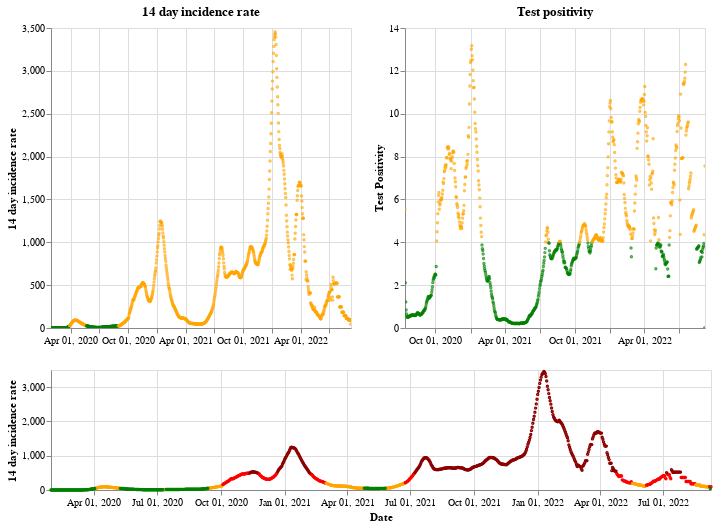

Notebook cell for this chart:
### Markdown cell above
## England

### Code cell
plot_traffic_light('England')

### Figure 1 — Vega-Lite specification as saved in the notebook (floating-point values rounded to 4 significant figures; data arrays with more than 128 entries replaced by an {"elided": "..."} marker saying what was removed)
{"config": {"view": {"continuousWidth": 400, "continuousHeight": 300}}, "vconcat": [{"hconcat": [{"mark": {"type": "point", "size": 2}, "encoding": {"color": {"condition": {"value": "green", "test": "(datum.twoWeeklyCasesRate <= 25)"}, "value": "orange"}, "tooltip": [{"type": "nominal", "field": "areaName"}, {"type": "temporal", "field": "date"}, {"type": "quantitative", "field": "twoWeeklyCasesRate"}, {"type": "quantitative", "field": "testPositivity"}], "x": {"type": "temporal", "axis": {"title": ""}, "field": "date", "scale": {"domain": {"selection": "DateBrush"}}, "timeUnit": "yearmonthdate"}, "y": {"type": "quantitative", "axis": {"title": "14 day incidence rate"}, "field": "twoWeeklyCasesRate"}}, "title": "14 day incidence rate", "width": 300}, {"mark": {"type": "point", "size": 2}, "encoding": {"color": {"condition": {"value": "green", "test": "(datum.testPositivity <= 4)"}, "value": "orange"}, "tooltip": [{"type": "nominal", "field": "areaName"}, {"type": "temporal", "field": "date"}, {"type": "quantitative", "field": "twoWeeklyCasesRate"}, {"type": "quantitative", "field": "testPositivity"}], "x": {"type": "temporal", "axis": {"title": ""}, "field": "date", "scale": {"domain": {"selection": "DateBrush"}}, "timeUnit": "yearmonthdate"}, "y": {"type": "quantitative", "axis": {"title": "Test Positivity"}, "field": "testPositivity"}}, "title": "Test positivity", "width": 300}]}, {"layer": [{"mark": {"type": "point", "size": 2}, "encoding": {"color": {"condition": {"value": "orange", "test": "(((datum.testPositivity < 4) && (datum.twoWeeklyCasesRate >= 50)) && (datum.twoWeeklyCasesRate < 200))"}, "value": "red"}, "opacity": {"condition": {"value": 1, "test": "((datum.twoWeeklyCasesRate >= 50) && (datum.twoWeeklyCasesRate < 500))"}, "value": 0}, "tooltip": [{"type": "nominal", "field": "areaName"}, {"type": "temporal", "field": "date"}, {"type": "quantitative", "field": "twoWeeklyCasesRate"}, {"type": "quantitative", "field": "testPositivity"}], "x": {"type": "temporal", "axis": {"title": "Date"}, "field": "date", "timeUnit": "yearmonthdate"}, "y": {"type": "quantitative", "axis": {"title": "14 day incidence rate"}, "field": "twoWeeklyCasesRate"}}, "selection": {"DateBrush": {"type": "interval", "encodings": ["x"], "fields": ["Time"]}}}, {"mark": {"type": "point", "size": 2}, "encoding": {"color": {"value": "darkred"}, "opacity": {"condition": {"value": 1, "test": "(datum.twoWeeklyCasesRate >= 500)"}, "value": 0}, "tooltip": [{"type": "nominal", "field": "areaName"}, {"type": "temporal", "field": "date"}, {"type": "quantitative", "field": "twoWeeklyCasesRate"}, {"type": "quantitative", "field": "testPositivity"}], "x": {"type": "temporal", "axis": {"title": "Date"}, "field": "date", "timeUnit": "yearmonthdate"}, "y": {"type": "quantitative", "axis": {"title": "14 day incidence rate"}, "field": "twoWeeklyCasesRate"}}}, {"mark": {"type": "point", "size": 2}, "encoding": {"color": {"condition": {"value": "green", "test": "((datum.testPositivity < 4) && (datum.twoWeeklyCasesRate < 50))"}, "value": "orange"}, "opacity": {"condition": {"value": 1, "test": "(datum.twoWeeklyCasesRate < 50)"}, "value": 0}, "tooltip": [{"type": "nominal", "field": "areaName"}, {"type": "temporal", "field": "date"}, {"type": "quantitative", "field": "twoWeeklyCasesRate"}, {"type": "quantitative", "field": "testPositivity"}], "x": {"type": "temporal", "axis": {"title": "Date"}, "field": "date", "timeUnit": "yearmonthdate"}, "y": {"type": "quantitative", "axis": {"title": "14 day incidence rate"}, "field": "twoWeeklyCasesRate"}}}], "height": 120, "width": 660}], "data": {"name": "data-52fbe33cd238f0f9ffef30df146c829d"}, "$schema": "https://vega.github.io/schema/vega-lite/v4.8.1.json", "datasets": {"data-52fbe33cd238f0f9ffef30df146c829d": {"elided": "953 records"}}}
